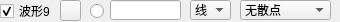
               <widget class="QWidget" name="widget_9" native="true">
                <property name="minimumSize">
                 <size>
                  <width>0</width>
                  <height>22</height>
                 </size>
                </property>
                <property name="maximumSize">
                 <size>
                  <width>16777215</width>
                  <height>22</height>
                 </size>
                </property>
                <widget class="QLineEdit" name="txtValueCurve9">
                 <property name="geometry">
                  <rect>
                   <x>110</x>
                   <y>0</y>
                   <width>71</width>
                   <height>20</height>
                  </rect>
                 </property>
                 <property name="text">
                  <string/>
                 </property>
                </widget>
                <widget class="QRadioButton" name="rdoBoldCurve9">
                 <property name="geometry">
                  <rect>
                   <x>90</x>
                   <y>3</y>
                   <width>16</width>
                   <height>16</height>
                  </rect>
                 </property>
                 <property name="text">
                  <string/>
                 </property>
                 <property name="checked">
                  <bool>false</bool>
                 </property>
                </widget>
                <widget class="QCheckBox" name="chkVisibleCurve9">
                 <property name="geometry">
                  <rect>
                   <x>0</x>
                   <y>3</y>
                   <width>53</width>
                   <height>16</height>
                  </rect>
                 </property>
                 <property name="text">
                  <string>波形9</string>
                 </property>
                 <property name="checked">
                  <bool>true</bool>
                 </property>
                </widget>
                <widget class="QPushButton" name="btnColourCurve9">
                 <property name="geometry">
                  <rect>
                   <x>60</x>
                   <y>0</y>
                   <width>21</width>
                   <height>21</height>
                  </rect>
                 </property>
                 <property name="text">
                  <string/>
                 </property>
                </widget>
                <widget class="QComboBox" name="cmbLineStyle9">
                 <property name="geometry">
                  <rect>
                   <x>190</x>
                   <y>0</y>
                   <width>41</width>
                   <height>20</height>
                  </rect>
                 </property>
                 <property name="currentIndex">
                  <number>1</number>
                 </property>
                 <item>
                  <property name="text">
                   <string>点</string>
                  </property>
                 </item>
                 <item>
                  <property name="text">
                   <string>线</string>
                  </property>
                 </item>
                 <item>
                  <property name="text">
                   <string>左</string>
                  </property>
                 </item>
                 <item>
                  <property name="text">
                   <string>右</string>
                  </property>
                 </item>
                 <item>
                  <property name="text">
                   <string>中</string>
                  </property>
                 </item>
                 <item>
                  <property name="text">
                   <string>积</string>
                  </property>
                 </item>
                </widget>
                <widget class="QComboBox" name="cmbScatterStyle9">
                 <property name="geometry">
                  <rect>
                   <x>240</x>
                   <y>0</y>
                   <width>91</width>
                   <height>20</height>
                  </rect>
                 </property>
                 <property name="focusPolicy">
                  <enum>Qt::WheelFocus</enum>
                 </property>
                 <property name="maxVisibleItems">
                  <number>20</number>
                 </property>
                 <item>
                  <property name="text">
                   <string>无散点</string>
                  </property>
                  <property name="icon">
                   <iconset resource="res.qrc">
                    <normaloff>:/pic/ssNone.png</normaloff>:/pic/ssNone.png</iconset>
                  </property>
                 </item>
                 <item>
                  <property name="text">
                   <string>x形</string>
                  </property>
                  <property name="icon">
                   <iconset resource="res.qrc">
                    <normaloff>:/pic/ssCross.png</normaloff>:/pic/ssCross.png</iconset>
                  </property>
                 </item>
                 <item>
                  <property name="text">
                   <string>+形</string>
                  </property>
                  <property name="icon">
                   <iconset resource="res.qrc">
                    <normaloff>:/pic/ssPlus.png</normaloff>:/pic/ssPlus.png</iconset>
                  </property>
                 </item>
                 <item>
                  <property name="text">
                   <string>空心圆</string>
                  </property>
                  <property name="icon">
                   <iconset resource="res.qrc">
                    <normaloff>:/pic/ssCircle.png</normaloff>:/pic/ssCircle.png</iconset>
                  </property>
                 </item>
                 <item>
                  <property name="text">
                   <string>实心圆</string>
                  </property>
                  <property name="icon">
                   <iconset resource="res.qrc">
                    <normaloff>:/pic/ssDisc.png</normaloff>:/pic/ssDisc.png</iconset>
                  </property>
                 </item>
                 <item>
                  <property name="text">
                   <string>矩形</string>
                  </property>
                  <property name="icon">
                   <iconset resource="res.qrc">
                    <normaloff>:/pic/ssSquare.png</normaloff>:/pic/ssSquare.png</iconset>
                  </property>
                 </item>
                 <item>
                  <property name="text">
                   <string>菱形</string>
                  </property>
                  <property name="icon">
                   <iconset resource="res.qrc">
                    <normaloff>:/pic/ssDiamond.png</normaloff>:/pic/ssDiamond.png</iconset>
                  </property>
                 </item>
                 <item>
                  <property name="text">
                   <string>星形</string>
                  </property>
                  <property name="icon">
                   <iconset resource="res.qrc">
                    <normaloff>:/pic/ssStar.png</normaloff>:/pic/ssStar.png</iconset>
                  </property>
                 </item>
                 <item>
                  <property name="text">
                   <string>正三角</string>
                  </property>
                  <property name="icon">
                   <iconset resource="res.qrc">
                    <normaloff>:/pic/ssTriangle.png</normaloff>:/pic/ssTriangle.png</iconset>
                  </property>
                 </item>
                 <item>
                  <property name="text">
                   <string>倒三角</string>
                  </property>
                  <property name="icon">
                   <iconset resource="res.qrc">
                    <normaloff>:/pic/ssTriangleInverted.png</normaloff>:/pic/ssTriangleInverted.png</iconset>
                  </property>
                 </item>
                 <item>
                  <property name="text">
                   <string>x框</string>
                  </property>
                  <property name="icon">
                   <iconset resource="res.qrc">
                    <normaloff>:/pic/ssCrossSquare.png</normaloff>:/pic/ssCrossSquare.png</iconset>
                  </property>
                 </item>
                 <item>
                  <property name="text">
                   <string>+框</string>
                  </property>
                  <property name="icon">
                   <iconset resource="res.qrc">
                    <normaloff>:/pic/ssPlusSquare.png</normaloff>:/pic/ssPlusSquare.png</iconset>
                  </property>
                 </item>
                 <item>
                  <property name="text">
                   <string>x圆</string>
                  </property>
                  <property name="icon">
                   <iconset resource="res.qrc">
                    <normaloff>:/pic/ssCrossCircle.png</normaloff>:/pic/ssCrossCircle.png</iconset>
                  </property>
                 </item>
                 <item>
                  <property name="text">
                   <string>+圆</string>
                  </property>
                  <property name="icon">
                   <iconset resource="res.qrc">
                    <normaloff>:/pic/ssPlusCircle.png</normaloff>:/pic/ssPlusCircle.png</iconset>
                  </property>
                 </item>
                 <item>
                  <property name="text">
                   <string>和平</string>
                  </property>
                  <property name="icon">
                   <iconset resource="res.qrc">
                    <normaloff>:/pic/ssPeace.png</normaloff>:/pic/ssPeace.png</iconset>
                  </property>
                 </item>
                </widget>
               </widget>
